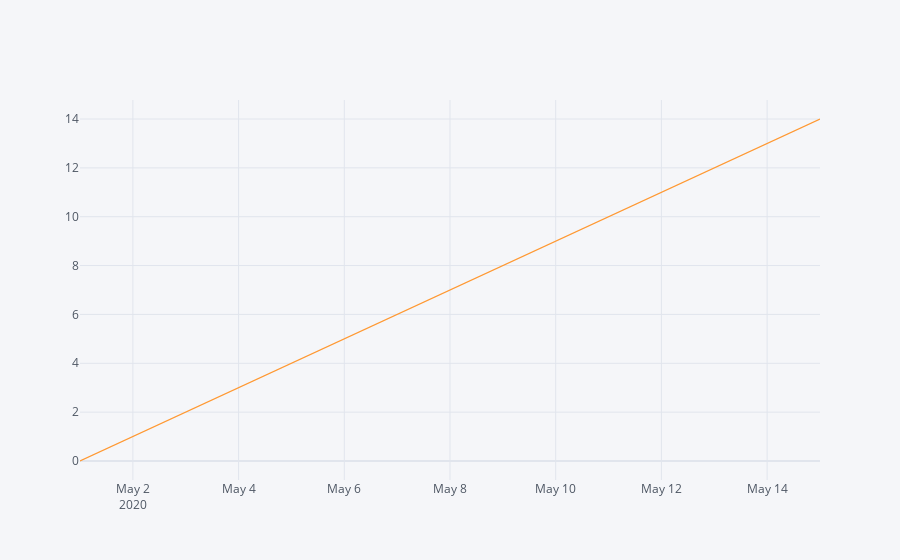

Write notebook code for a chart like this one.
### Code cell
# 시계열 데이터
# 1. 라인 그래프
# 2. 막대 그래프

df.iplot('line')

### Figure 1 — Plotly figure (JSON) as saved in the notebook; plotly's stock layout.template omitted (floating-point values rounded to 4 significant figures)
{"data": [{"line": {"color": "rgba(255, 153, 51, 1.0)", "dash": "solid", "shape": "linear", "width": 1.3}, "mode": "lines", "name": "count", "text": "", "type": "scatter", "x": ["2020-05-01", "2020-05-02", "2020-05-03", "2020-05-04", "2020-05-05", "2020-05-06", "2020-05-07", "2020-05-08", "2020-05-09", "2020-05-10", "2020-05-11", "2020-05-12", "2020-05-13", "2020-05-14", "2020-05-15"], "y": [0, 1, 2, 3, 4, 5, 6, 7, 8, 9, 10, 11, 12, 13, 14]}], "layout": {"legend": {"bgcolor": "#F5F6F9", "font": {"color": "#4D5663"}}, "paper_bgcolor": "#F5F6F9", "plot_bgcolor": "#F5F6F9", "title": {"font": {"color": "#4D5663"}}, "xaxis": {"gridcolor": "#E1E5ED", "showgrid": true, "tickfont": {"color": "#4D5663"}, "title": {"font": {"color": "#4D5663"}, "text": ""}, "zerolinecolor": "#E1E5ED"}, "yaxis": {"gridcolor": "#E1E5ED", "showgrid": true, "tickfont": {"color": "#4D5663"}, "title": {"font": {"color": "#4D5663"}, "text": ""}, "zerolinecolor": "#E1E5ED"}}}
